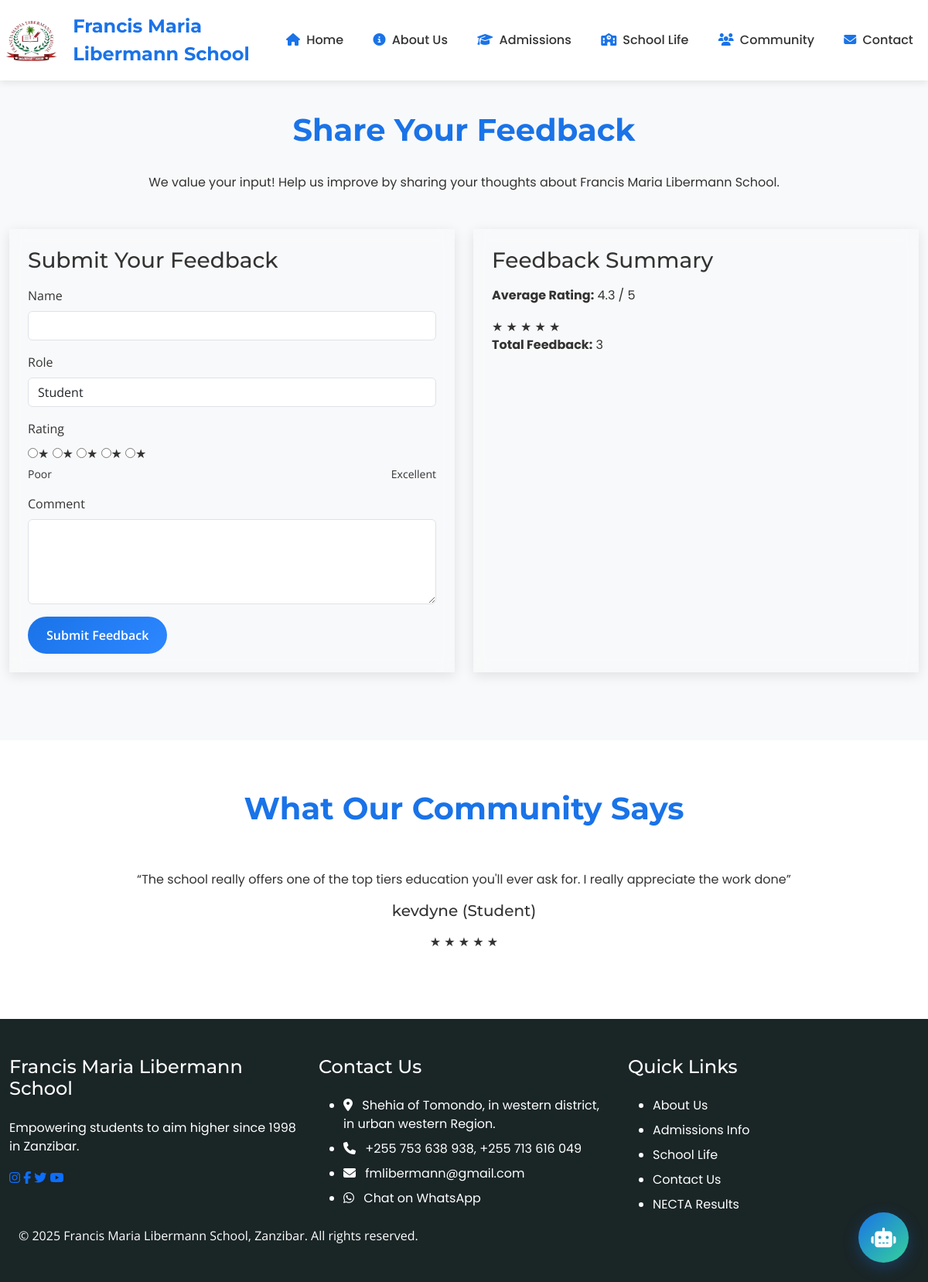
Screenshot of /feedback with the database file from the repository.
### app/models.py (models this page shows, shortened)
class Feedback(db.Model):
    id = db.Column(db.Integer, primary_key=True)
    name = db.Column(db.String(100), nullable=False)
    role = db.Column(db.String(50), nullable=False)
    comment = db.Column(db.Text, nullable=False)
    rating = db.Column(db.Integer, nullable=False)
    approved = db.Column(db.Boolean, default=False)
    created_at = db.Column(db.DateTime, default=datetime.utcnow)

### app/routes.py (the view, shortened to what this page needs)
@main.route('/feedback', methods=['GET', 'POST'])
def feedback():
    approved_feedback = Feedback.query.filter_by(approved=True).all()
    return render_template('student-feedback.html',
                           feedback_list=approved_feedback,
                           current_page='feedback')

### app/templates/student-feedback.html (shortened to what this page needs)
{% extends "base.html" %}
{% block content %}
<section id="feedback" class="section bg-light" data-aos="fade-up">
    <div class="container">
        <h2 class="section-title">Share Your Feedback</h2>
        <p class="text-center mb-5">
            We value your input! Help us improve by sharing your thoughts about Francis Maria Libermann School.
        </p>
        <div class="row">
            <div class="col-md-6 mb-4">
                <div class="glass-card p-4">
                    <h3>Submit Your Feedback</h3>
                    <form action="{{ url_for('main.feedback') }}" method="POST" data-ajax="true">
                        <div class="mb-3">
                            <label for="name" class="form-label">Name</label>
                            <input type="text" class="form-control" id="name" name="name" required>
                        </div>
                        <div class="mb-3">
                            <label for="role" class="form-label">Role</label>
                            <select class="form-control" id="role" name="role" required>
                                <option value="student">Student</option>
                            </select>
                        </div>
                        <div class="mb-3">
                            <label for="rating" class="form-label">Rating</label>
                            <div class="star-rating">
                                <input type="radio" id="star1" name="rating" value="1" required><label for="star1">★</label>
                                <input type="radio" id="star2" name="rating" value="2"><label for="star2">★</label>
                                <input type="radio" id="star3" name="rating" value="3"><label for="star3">★</label>
                                <input type="radio" id="star4" name="rating" value="4"><label for="star4">★</label>
                                <input type="radio" id="star5" name="rating" value="5"><label for="star5">★</label>
                            </div>
                            <div class="rating-labels d-flex justify-content-between mt-1">
                                <small>Poor</small>
                                <small>Excellent</small>
                            </div>
                        </div>
                        <div class="mb-3">
                            <label for="comment" class="form-label">Comment</label>
                            <textarea class="form-control" id="comment" name="comment" rows="4" required></textarea>
                        </div>
                        <button type="submit" class="btn btn-primary">Submit Feedback</button>
                    </form>
                </div>
            </div>
            <div class="col-md-6 mb-4">
                <div class="glass-card p-4">
                    <h3>Feedback Summary</h3>
                    {% if feedback_list %}
                        {% set total = feedback_list | map(attribute='rating') | list %}
                        {% set average = total | sum / total | length %}
                        <p><strong>Average Rating:</strong> {{ average | round(1) }} / 5</p>
                        <div class="star-display">
                            {% for i in range(1, 6) %}
                                <span class="star {% if i <= average %}filled{% endif %}">★</span>
                            {% endfor %}
                        </div>
                        <p><strong>Total Feedback:</strong> {{ feedback_list | length }}</p>
                    {% else %}
                        <p>No feedback available yet. Be the first to share your thoughts!</p>
                    {% endif %}
                </div>
            </div>
        </div>
    </div>
</section>
<section id="approved-feedback" class="section bg-white" data-aos="fade-up">
    <div class="container">
        <h2 class="section-title">What Our Community Says</h2>
        {% if feedback_list %}
            <div id="feedbackCarousel" class="carousel slide" data-bs-ride="carousel">
                <div class="carousel-inner">
                    {% for feedback in feedback_list %}
                        <div class="carousel-item {% if loop.first %}active{% endif %}">
                            <div class="glass-card p-4 text-center">
                                <p>“{{ feedback.comment }}”</p>
                                <h5>{{ feedback.name }} ({{ feedback.role | capitalize }})</h5>
                                <div class="star-display">
                                    {% for i in range(1, 6) %}
                                        <span class="star {% if i <= feedback.rating %}filled{% endif %}">★</span>
                                    {% endfor %}
                                </div>
                            </div>
                        </div>
                    {% endfor %}
                </div>
                <button class="carousel-control-prev" type="button" data-bs-target="#feedbackCarousel" data-bs-slide="prev">
                    <span class="carousel-control-prev-icon" aria-hidden="true"></span>
                </button>
                <button class="carousel-control-next" type="button" data-bs-target="#feedbackCarousel" data-bs-slide="next">
                    <span class="carousel-control-next-icon" aria-hidden="true"></span>
                </button>
            </div>
        {% else %}
            <p class="text-center">No approved feedback yet. Submit yours today!</p>
        {% endif %}
    </div>
</section>
{% endblock %}

### app/static/styles.css (style rules this page uses)
:root { --container-padding: 1.5rem; }
body { font-family: 'Open Sans', sans-serif; color: #333; margin: 0; padding: 80px 0 0 0; overflow-x: hidden; overflow-y: hidden; transition: overflow-y 0.3s ease; line-height: 1.5; }
body.loaded { overflow-y: auto; }
.container { width: 100%; max-width: 1200px; margin: 0 auto; padding: 0 var(--container-padding); }
h1, h2, h3, h4, h5, h6 { font-family: 'Montserrat', sans-serif; margin-bottom: 1rem; }
p, a, li { font-family: 'Poppins', sans-serif; }
.section { padding: clamp(3rem, 8vw, 5rem) 0; }
.section-title { font-size: clamp(2rem, 4vw, 2.5rem); font-weight: 700; text-align: center; margin-bottom: clamp(2rem, 6vw, 3rem); color: #1a73e8; line-height: 1.2; }
.row { display: flex; flex-wrap: wrap; margin: 0 calc(var(--container-padding) * -1); }
.glass-card { background: rgba(255, 255, 255, 0.1); backdrop-filter: blur(10px); border: 1px solid rgba(255, 255, 255, 0.2); transition: transform 0.3s ease, box-shadow 0.3s ease; padding: clamp(1.5rem, 4vw, 2rem); height: 100%; display: flex; flex-direction: column; }
html { height: 100%; }
body { min-height: 100%; display: flex; flex-direction: column; }
.section-title { color: #1a73e8; margin-bottom: 2rem; text-align: center; }
.glass-card { transition: all 0.3s ease; border: none; box-shadow: 0 4px 15px rgba(0,0,0,0.1); }
.btn-primary { background: linear-gradient(135deg, #1a73e8, #2d87ff); border: none; padding: 0.75rem 1.5rem; border-radius: 25px; font-weight: 600; transition: all 0.3s ease; }
.section { padding: 4rem 0; }
.bg-light { background-color: #f8f9fa !important; }
.bg-white { background-color: #ffffff !important; }

### rows the page displays
Feedback: rating 5 (drawn), comment "The school really offers one of the top tiers education you'll ever ask for. I really appreciate the work done", name "kevdyne", role "Student"

### other values shown
{{ average | round(1) }} "4.3"
{{ feedback_list | length }} "3"
